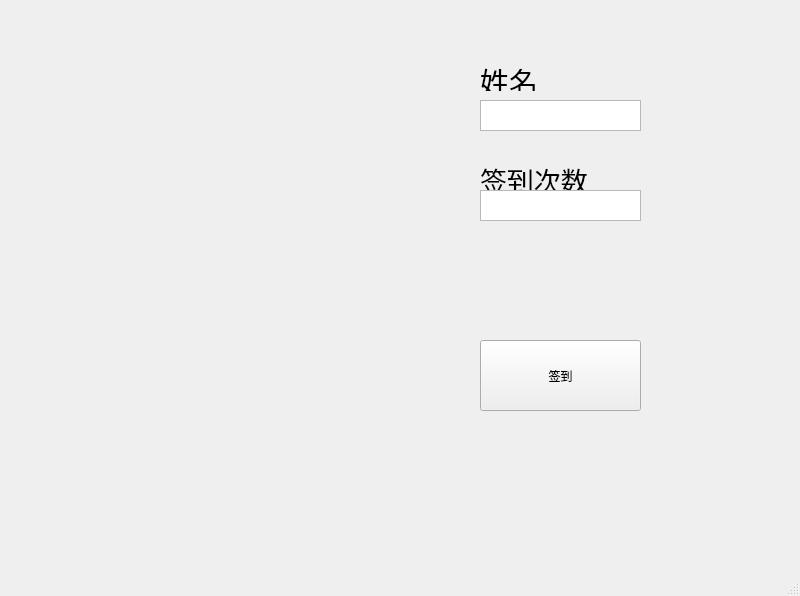
<?xml version="1.0" encoding="UTF-8"?>
<ui version="4.0">
 <class>IDrecognitionSYS</class>
 <widget class="QMainWindow" name="IDrecognitionSYS">
  <property name="geometry">
   <rect>
    <x>0</x>
    <y>0</y>
    <width>800</width>
    <height>596</height>
   </rect>
  </property>
  <property name="windowTitle">
   <string>MainWindow</string>
  </property>
  <widget class="QWidget" name="centralwidget">
   <widget class="QLabel" name="label">
    <property name="geometry">
     <rect>
      <x>480</x>
      <y>60</y>
      <width>101</width>
      <height>31</height>
     </rect>
    </property>
    <property name="text">
     <string>&lt;html&gt;&lt;head/&gt;&lt;body&gt;&lt;p&gt;&lt;span style=&quot; font-size:22pt;&quot;&gt;姓名&lt;/span&gt;&lt;/p&gt;&lt;/body&gt;&lt;/html&gt;</string>
    </property>
   </widget>
   <widget class="QTextBrowser" name="textBrowser">
    <property name="enabled">
     <bool>true</bool>
    </property>
    <property name="geometry">
     <rect>
      <x>480</x>
      <y>100</y>
      <width>161</width>
      <height>31</height>
     </rect>
    </property>
    <property name="acceptRichText">
     <bool>true</bool>
    </property>
   </widget>
   <widget class="QLabel" name="label_2">
    <property name="geometry">
     <rect>
      <x>480</x>
      <y>160</y>
      <width>131</width>
      <height>31</height>
     </rect>
    </property>
    <property name="text">
     <string>&lt;html&gt;&lt;head/&gt;&lt;body&gt;&lt;p&gt;&lt;span style=&quot; font-size:20pt;&quot;&gt;签到次数&lt;/span&gt;&lt;/p&gt;&lt;/body&gt;&lt;/html&gt;</string>
    </property>
   </widget>
   <widget class="QTextBrowser" name="textBrowser_2">
    <property name="enabled">
     <bool>true</bool>
    </property>
    <property name="geometry">
     <rect>
      <x>480</x>
      <y>190</y>
      <width>161</width>
      <height>31</height>
     </rect>
    </property>
   </widget>
   <widget class="QLabel" name="label_3">
    <property name="geometry">
     <rect>
      <x>70</x>
      <y>70</y>
      <width>331</width>
      <height>381</height>
     </rect>
    </property>
    <property name="text">
     <string/>
    </property>
   </widget>
   <widget class="QPushButton" name="pushButton">
    <property name="geometry">
     <rect>
      <x>480</x>
      <y>340</y>
      <width>161</width>
      <height>71</height>
     </rect>
    </property>
    <property name="text">
     <string>签到</string>
    </property>
   </widget>
  </widget>
  <widget class="QStatusBar" name="statusbar"/>
 </widget>
 <resources/>
 <connections/>
</ui>
